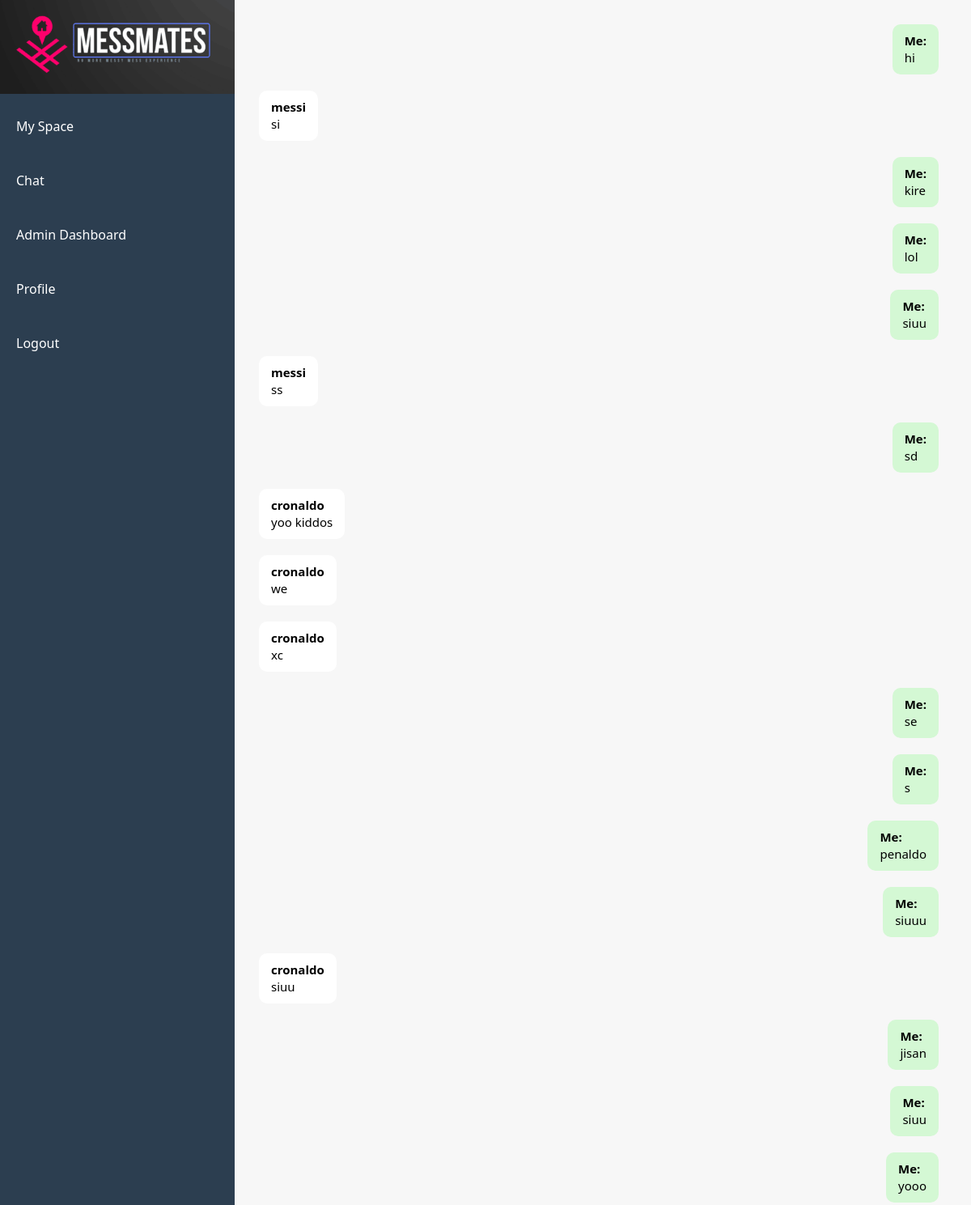
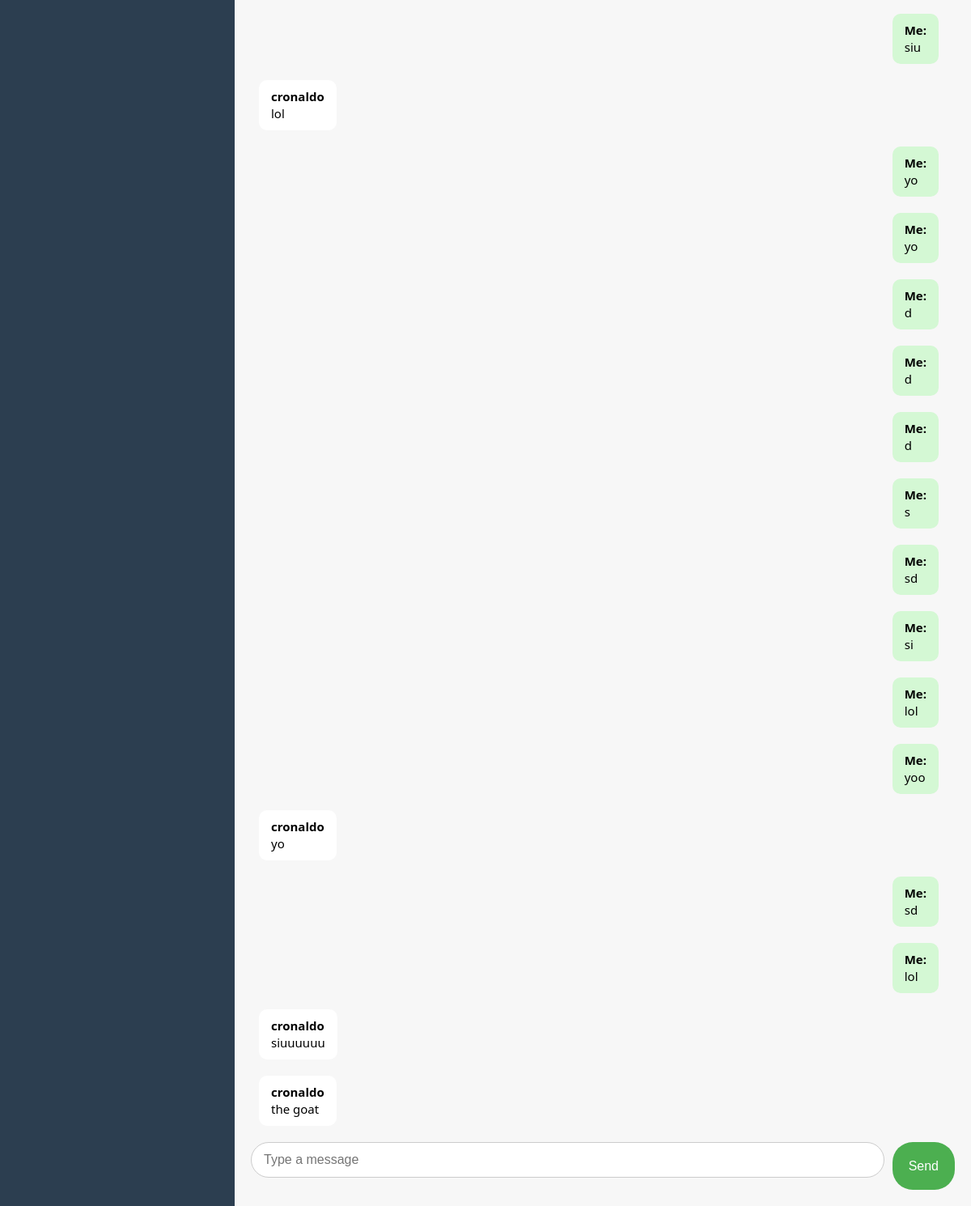
The page /chat (signed in) on the database its author committed (2 pictures, top to bottom).
### models.py (models this page shows)
class ChatMessage(db.Model):
    id = db.Column(db.Integer, primary_key=True)
    sender_id = db.Column(db.Integer, db.ForeignKey('user_model.id'))  # Fixed foreign key name
    receiver_id = db.Column(db.Integer, db.ForeignKey('user_model.id'))  # Fixed foreign key name
    message = db.Column(db.String(200))
    sender = db.relationship('UserModel', foreign_keys=[sender_id])  # Fixed class name
    receiver = db.relationship('UserModel', foreign_keys=[receiver_id])  # Fixed class name
    mess_code = db.Column(db.String(50), nullable=False)  # Ensure this column is present

class UserModel(db.Model):
    id = db.Column(db.Integer, primary_key=True)
    username = db.Column(db.String(100), unique=True, nullable=False)
    email = db.Column(db.String(100), unique=True, nullable=False)
    phone = db.Column(db.String(11),unique=True, nullable=False)
    password = db.Column(db.String(200), nullable=False)
    mess_code = db.Column(db.String(50))
    is_admin = db.Column(db.Boolean, default=False)
    deposit = db.Column(db.Float, default=0)
    balance = db.Column(db.Float, default=0.0)

### app.py (the view)
@app.route('/chat')
def chat():
    user = UserModel.query.filter_by(id=session['user_id']).first()
    admin = UserModel.query.filter_by(mess_code=user.mess_code, is_admin=True).first()
    chat_messages = ChatMessage.query.filter_by(mess_code=user.mess_code).order_by(ChatMessage.id.asc()).all()
    return render_template('chat.html', user=user, admin=admin, chat_messages=chat_messages)

### templates/chat.html (shortened to what this page needs)
<!DOCTYPE html>
<html lang="en">
<head>
    <link rel="stylesheet" href="/static/css/style.css">
    <link rel="stylesheet" href="/static/css/chat.css">
</head>
<body>
    <div class="container">
        <div class="sidebar">
            <div class="logo-header">
                <img src="{{ url_for('static', filename='uploads/MessMatesx.png') }}" alt="MessMates" class="corner-logo">
            </div>
            <ul>
                <li><a href="/home">My Space</a></li>
                <li><a href="/chat">Chat</a></li>
                <li><a href="/admin">Admin Dashboard</a></li>
                <li><a href="/profile">Profile</a></li>
                <li><a href="/logout">Logout</a></li>
            </ul>
        </div>
        <div class="main-content chat-container">
            <div id="messages">
                {% for message in chat_messages %}
                    {% if message.sender_id == user.id %}
                    <div class="message my-message">
                        <strong>Me:</strong><br>{{ message.message }}
                    </div>
                    {% else %}
                        <div class="message other-message">
                            <strong>{{ message.sender.username }}</strong><br>{{ message.message }}
                        </div>
                    {% endif %}
                {% endfor %}
            </div>
            <div class="input-container">
                <input type="text" id="message" placeholder="Type a message" onkeypress="checkEnter(event)">
                <button onclick="sendMessage()">Send</button>
            </div>
        </div>
    </div>
</body>
</html>

### static/css/style.css (style rules this page uses)
.logo-header { position: absolute; top: -50px; left: 50%; transform: translateX(-50%); z-index: 1; width: 100%; }
.corner-logo { height: 210px; width: auto; max-width: 290px; object-fit: contain; }
body { font-family: 'Segoe UI', Tahoma, Geneva, Verdana, sans-serif; margin: 0; padding: 0; background-color: #f5f5f5; color: #333; }
.container { display: flex; min-height: 100vh; }
.sidebar { width: 250px; background-color: #2c3e50; color: white; padding: 20px; padding-top: 150px; box-shadow: 2px 0 5px rgba(0,0,0,0.1); }
.sidebar ul { list-style: none; padding: 0; }
.sidebar li { margin-bottom: 15px; }
.sidebar a { color: #ecf0f1; text-decoration: none; display: block; padding: 8px 15px; border-radius: 4px; transition: all 0.3s; }
.main-content { flex: 1; padding: 20px; }
input[type="text"], input[type="email"], input[type="tel"], input[type="text"], input[type="password"], input[type="number"], textarea { width: 100%; padding: 10px; margin-bottom: 15px; border: 1px solid #ddd; border-radius: 4px; box-sizing: border-box; }
button, .btn { background-color: #3498db; color: white; border: none; padding: 10px 15px; border-radius: 4px; cursor: pointer; transition: background-color 0.3s; }

### static/css/chat.css (style rules this page uses)
* { margin: 0; padding: 0; box-sizing: border-box; }
.container { display: flex; height: 100vh; background-color: #e5e5e5; overflow: hidden; }
.sidebar { width: 290px; background-color: #2c3e50; color: white; display: flex; flex-direction: column; align-items: center; padding: 20px 0; }
.logo-header { margin-bottom: 30px; margin-top: 50px; }
.corner-logo { width: 80%; height: auto; object-fit: contain; }
.sidebar ul { list-style-type: none; width: 100%; padding-top: 110px; }
.sidebar ul li { width: 100%; }
.sidebar ul li a { display: block; padding: 15px 20px; color: white; text-decoration: none; font-size: 16px; transition: background 0.3s; }
.main-content { flex: 1; display: flex; flex-direction: column; background-color: #f7f7f7; padding: 20px; overflow: hidden; }
#messages { flex: 1; overflow-y: auto; padding-right: 10px; display: flex; flex-direction: column; }
.message { max-width: 60%; padding: 10px 15px; margin: 10px; border-radius: 10px; word-wrap: break-word; font-size: 15px; line-height: 1.4; }
.my-message { align-self: flex-end; background-color: #d4f8d4; color: black; }
.other-message { align-self: flex-start; background-color: #ffffff; color: black; }
.input-container { display: flex; margin-top: 10px; }
.input-container input[type="text"] { flex: 1; padding: 12px 15px; font-size: 16px; border: 1px solid #ccc; border-radius: 25px; margin-right: 10px; outline: none; }
.input-container button { background-color: #4CAF50; color: white; border: none; padding: 12px 20px; font-size: 16px; border-radius: 25px; cursor: pointer; transition: background-color 0.3s; }

### rows shown on the page
ChatMessage: message "hi"
ChatMessage: sender.username "messi", message "si"
ChatMessage: message "kire"
ChatMessage: message "lol"
ChatMessage: message "siuu"
ChatMessage: sender.username "messi", message "ss"
ChatMessage: message "sd"
ChatMessage: sender.username "cronaldo", message "yoo kiddos"
ChatMessage: sender.username "cronaldo", message "we"
ChatMessage: sender.username "cronaldo", message "xc"
ChatMessage: message "se"
ChatMessage: message "s"
ChatMessage: message "penaldo"
ChatMessage: message "siuuu"
ChatMessage: sender.username "cronaldo", message "siuu"
ChatMessage: message "jisan"
ChatMessage: message "siuu"
ChatMessage: message "yooo"
ChatMessage: message "siu"
ChatMessage: sender.username "cronaldo", message "lol"
ChatMessage: message "yo"
ChatMessage: message "yo"
ChatMessage: message "d"
ChatMessage: message "d"
ChatMessage: message "d"
ChatMessage: message "s"
ChatMessage: message "sd"
ChatMessage: message "si"
ChatMessage: message "lol"
ChatMessage: message "yoo"
ChatMessage: sender.username "cronaldo", message "yo"
ChatMessage: message "sd"
ChatMessage: message "lol"
ChatMessage: sender.username "cronaldo", message "siuuuuuu"
ChatMessage: sender.username "cronaldo", message "the goat"
